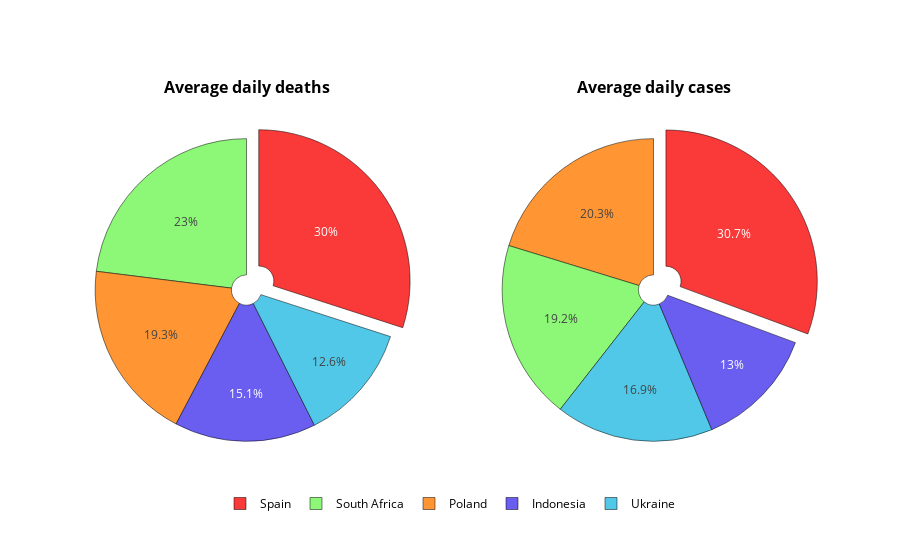

Notebook cell for this chart:
### Code cell
from plotly.subplots import make_subplots
import plotly.graph_objects as go

colors = ["#ff9633", "#8df877", "#52c8e8", "#6a5ef1", "#fa3939"]

def make_pies(data, p1_label, p2_label, p1_values, p2_values, colors):
    """
    """
    fig = make_subplots(rows=1, cols=2, specs=[[{"type":"pie"}, {"type":"pie"}]],
                        subplot_titles=['<b>Average daily deaths</b>', '<b>Average daily cases</b>'])

    fig.add_trace(go.Pie(labels=data["Country"], values=data["AV_NewDeaths"], pull=[0,0,0,0,0.1], hole=0.1), row=1, col=1)
    fig.add_trace(go.Pie(labels=data["Country"], values=data["AV_NewCases"], pull=[0,0,0,0,0.1], hole=0.1), row=1, col=2)

    fig.update_traces(hoverinfo='label+value', textinfo='percent', \
                    marker=dict(colors=colors, line=dict(color='#000000', width=0.5)))
    fig.update_layout(legend=dict(orientation="h", yanchor="bottom", xanchor="center", y=-0.1, x=0.5),
                    font=dict(color="Black"))
                    
    fig.show()

make_pies(pie, "Country", "AV_NewDeaths", "Country", "AV_NewCases", colors)

### Figure 1 — Plotly figure (JSON) as saved in the notebook; plotly's stock layout.template omitted (floating-point values rounded to 4 significant figures)
{"data": [{"domain": {"x": [0, 0.45], "y": [0, 1]}, "hole": 0.1, "hoverinfo": "label+value", "labels": ["Poland", "South Africa", "Ukraine", "Indonesia", "Spain"], "marker": {"colors": ["#ff9633", "#8df877", "#52c8e8", "#6a5ef1", "#fa3939"], "line": {"color": "#000000", "width": 0.5}}, "pull": [0, 0, 0, 0, 0.1], "textinfo": "percent", "type": "pie", "values": [108.4, 129.5, 70.9, 84.99, 168.6]}, {"domain": {"x": [0.55, 1], "y": [0, 1]}, "hole": 0.1, "hoverinfo": "label+value", "labels": ["Poland", "South Africa", "Ukraine", "Indonesia", "Spain"], "marker": {"colors": ["#ff9633", "#8df877", "#52c8e8", "#6a5ef1", "#fa3939"], "line": {"color": "#000000", "width": 0.5}}, "pull": [0, 0, 0, 0, 0.1], "textinfo": "percent", "type": "pie", "values": [4491.0, 4253.0, 3737.0, 2892.0, 6795.0]}], "layout": {"annotations": [{"font": {"size": 16}, "showarrow": false, "text": "<b>Average daily deaths</b>", "x": 0.225, "xanchor": "center", "xref": "paper", "y": 1, "yanchor": "bottom", "yref": "paper"}, {"font": {"size": 16}, "showarrow": false, "text": "<b>Average daily cases</b>", "x": 0.775, "xanchor": "center", "xref": "paper", "y": 1, "yanchor": "bottom", "yref": "paper"}], "font": {"color": "Black"}, "legend": {"orientation": "h", "x": 0.5, "xanchor": "center", "y": -0.1, "yanchor": "bottom"}}}
